Frame 1 (no input): blank canvas, image omitted
Frame 60 (the mouse pressed at the canvas centre just before this capture): blank canvas, image omitted
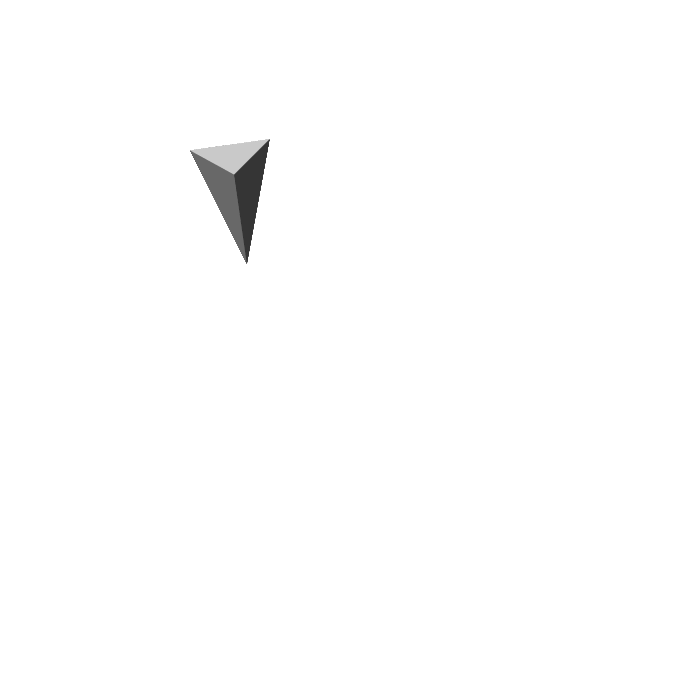
Frame 120 (the mouse held since frame 60 and released just before this capture)

The Processing sketch whose frames 1 and 60 were blank and that drew this single picture after the mouse press (run headless with seeded random() and noise(); from frame 60 on, the mouse is pressed at the canvas centre):

// Processing sketch: processing_86638
// ── processing_86638.pde

void setup()
{
// taille
size(700,700);
background(255);
}
 
void draw()
{
 
// Toujours centrer
// translate(width/2, height/2);
 
if (mousePressed) {
// option de tourner sur soi meme la forme
 
pushMatrix();
noStroke();

translate(mouseX,mouseY);
rotate(3);
pushMatrix();
translate(10, 70);
fill(50, 50, 50, 50);
triangle(40, 150, 80, 120, 80, 30); // Noir

fill(100, 100, 100, 50);
triangle(80, 30, 120, 150, 80, 120); // Gris

fill(200, 200, 200, 50);
triangle(40, 150, 80, 120, 120, 150); // Blanc
popMatrix();

 
popMatrix();
 
}
}
